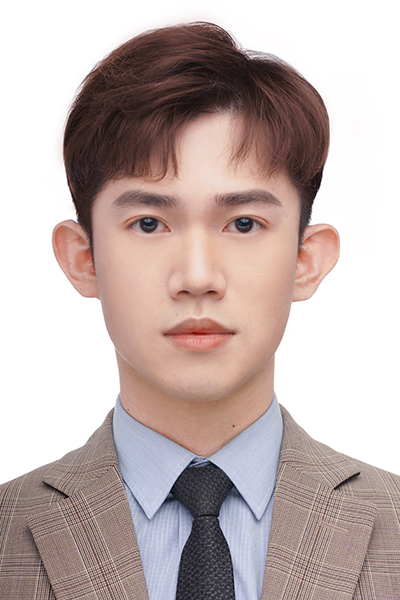
#> input picture hw3/imgA.jpg, 400 x 600 px
$ python part12.py
#> lines starting #> are read from the running program, lines starting #| are printed output that depends on the picture
import argparse
import os
import numpy as np
import matplotlib
matplotlib.use('TkAgg')
import matplotlib.pyplot as plt
from scipy.spatial import Delaunay
from skimage import draw
from scipy.ndimage import map_coordinates
from PIL import Image

HW3 = os.path.dirname(os.path.abspath(__file__))
OUT = os.path.join(HW3, 'output')
os.makedirs(OUT, exist_ok=True)


def load_images():
    imgA = np.array(Image.open(os.path.join(HW3, 'imgA.jpg')).convert('RGB'))
#> imgA is the input picture: shape (600, 400, 3); mean R, G, B 193.2, 177.3, 174.6
    imgB_pil = Image.open(os.path.join(HW3, 'imgB.jpg')).convert('RGB')
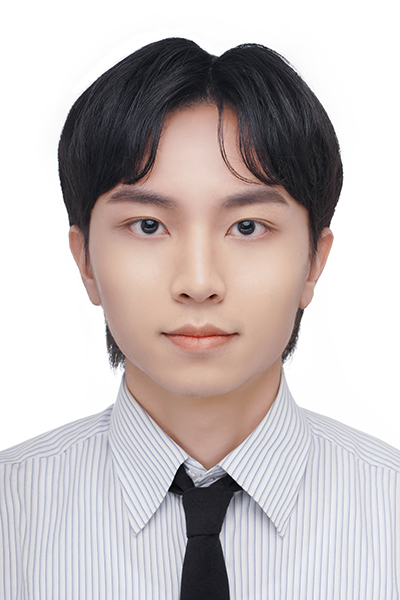
#> input picture hw3/imgB.jpg, 400 x 600 px
#> imgB_pil is the input picture: PIL image 400x600 RGB; mean R, G, B 197, 188.7, 188.6
    if (imgB_pil.height, imgB_pil.width) != imgA.shape[:2]:
        imgB_pil = imgB_pil.resize((imgA.shape[1], imgA.shape[0]))
    return imgA, np.array(imgB_pil)


def collect_keypoints(imgA, imgB):
    fig, ax = plt.subplots(figsize=(9, 7))
    ax.imshow(imgA)
    ax.set_title('Image A — click keypoints, press Enter when done')
    plt.tight_layout()
    print("Click keypoints on Image A. Press Enter when done.")
    pts_A = np.array(plt.ginput(n=-1, timeout=0)).reshape(-1, 2)
    plt.close(fig)
    if len(pts_A) == 0:
        raise RuntimeError("No keypoints collected on Image A. Please click at least one point.")

    fig, axes = plt.subplots(1, 2, figsize=(14, 6))
    axes[0].imshow(imgA)
    axes[0].set_title('Image A (reference)')
    axes[0].plot(pts_A[:, 0], pts_A[:, 1], 'r.', markersize=6)
    for i, (x, y) in enumerate(pts_A):
        axes[0].text(x + 3, y + 3, str(i), color='yellow', fontsize=7)
    axes[1].imshow(imgB)
    axes[1].set_title(f'Image B — click {len(pts_A)} matching keypoints')
    plt.tight_layout()
    print(f"Now click {len(pts_A)} matching keypoints on Image B (right panel).")
    pts_B = np.array(plt.ginput(n=len(pts_A), timeout=0)).reshape(-1, 2)
    plt.close(fig)

    return pts_A, pts_B


def add_corners(pts, shape):
    h, w = shape[:2]
    corners = np.array([[0, 0], [w - 1, 0], [0, h - 1], [w - 1, h - 1]], dtype=float)
    return np.vstack([pts, corners])


# ── Part 2 functions ─────────────────────────────────────────────────────────

def computeAffine(tri1_pts, tri2_pts):
    """
    Return 2x3 affine matrix A such that A @ [x, y, 1].T = [x', y'].T
    tri1_pts, tri2_pts: (3, 2) arrays of (x, y) vertices.
    Solve dst = A @ src  =>  A = dst @ inv(src).
    """
    ones = np.ones((3, 1))
    src = np.hstack([tri1_pts, ones]).T   # (3, 3): each column is [x, y, 1]
    dst = tri2_pts.T                       # (2, 3): rows are x', y'
    return dst @ np.linalg.inv(src)


def inverse_warp(src_img, src_pts, dst_pts, tri):
    """
    Warp src_img from src_pts geometry into dst_pts geometry.
    One loop over triangles only; pixels inside each triangle are vectorised.
    """
    h, w = src_img.shape[:2]
    n_ch = src_img.shape[2] if src_img.ndim == 3 else 1
    output = np.zeros_like(src_img, dtype=float)

    for simplex in tri.simplices:
        dst_tri = dst_pts[simplex]   # (3, 2) — (x, y) in destination space
        src_tri = src_pts[simplex]   # (3, 2) — (x, y) in source space

        # All pixel positions inside the destination triangle
        rr, cc = draw.polygon(dst_tri[:, 1], dst_tri[:, 0], shape=(h, w))
        if len(rr) == 0:
            continue

        # Inverse affine: destination coords → source coords
        A = computeAffine(dst_tri, src_tri)

        # Vectorised application of A to all (col, row) pairs at once
        coords_h = np.vstack([cc.astype(float),
                               rr.astype(float),
                               np.ones(len(rr))])   # (3, N)
        src_xy = A @ coords_h                        # (2, N): [src_x, src_y]
        src_col = src_xy[0]
        src_row = src_xy[1]

        # Interpolate source image at sub-pixel positions
        if src_img.ndim == 3:
            for c in range(n_ch):
                output[rr, cc, c] = map_coordinates(
                    src_img[:, :, c].astype(float),
                    [src_row, src_col],
                    order=1, mode='nearest'
                )
        else:
            output[rr, cc] = map_coordinates(
                src_img.astype(float),
                [src_row, src_col],
                order=1, mode='nearest'
            )

    return np.clip(output, 0, 255).astype(np.uint8)


def compute_midway_face(imgA, imgB, pts_A, pts_B, tri):
    pts_mid = (pts_A + pts_B) / 2
    warpA = inverse_warp(imgA, pts_A, pts_mid, tri)
    warpB = inverse_warp(imgB, pts_B, pts_mid, tri)
    return np.clip((warpA.astype(float) + warpB.astype(float)) / 2, 0, 255).astype(np.uint8)


# ── Main ─────────────────────────────────────────────────────────────────────

def main():
    parser = argparse.ArgumentParser()
    parser.add_argument('--reset', action='store_true',
                        help='Ignore saved keypoints and re-collect interactively')
    args = parser.parse_args()

    imgA, imgB = load_images()

    pts_path_A = os.path.join(HW3, 'pts_A.npy')
    pts_path_B = os.path.join(HW3, 'pts_B.npy')

    has_saved = os.path.exists(pts_path_A) and os.path.exists(pts_path_B)
    if has_saved and not args.reset:
        pts_A = np.load(pts_path_A)
#> (reads hw3/pts_A.npy from the repository)
        pts_B = np.load(pts_path_B)
#> (reads hw3/pts_B.npy from the repository)
        print(f"Loaded {len(pts_A)} saved keypoints. (use --reset to re-collect)")
    else:
        pts_A_raw, pts_B_raw = collect_keypoints(imgA, imgB)
        pts_A = add_corners(pts_A_raw, imgA.shape)
        pts_B = add_corners(pts_B_raw, imgB.shape)
        np.save(pts_path_A, pts_A)
        np.save(pts_path_B, pts_B)
        print(f"Saved {len(pts_A)} keypoints (including 4 corners).")

    # ── Part 1: Triangulation on midpoints ───────────────────────────────────
    pts_mid = (pts_A + pts_B) / 2
    tri = Delaunay(pts_mid)

    fig, ax = plt.subplots(figsize=(8, 6))
    ax.imshow(imgA)
    ax.triplot(pts_mid[:, 0], pts_mid[:, 1], tri.simplices,
               color='lime', linewidth=0.8)
    ax.plot(pts_A[:, 0], pts_A[:, 1], 'r.', markersize=4)
    ax.set_title('Delaunay triangulation (midpoints) overlaid on Image A')
    ax.axis('off')
    plt.tight_layout()
    plt.savefig(os.path.join(OUT, 'triangulation.png'), dpi=150, bbox_inches='tight')
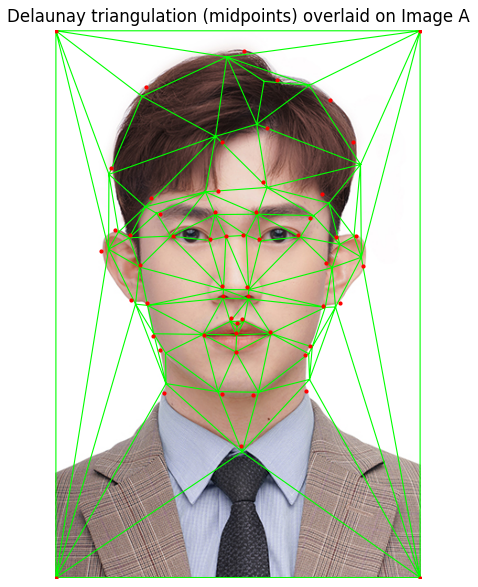
#> figure drawn by matplotlib, 1 panel
    plt.close()
    print("Saved output/triangulation.png")

    # ── Part 2: Mid-way face ──────────────────────────────────────────────────
    midway = compute_midway_face(imgA, imgB, pts_A, pts_B, tri)
#> after the loop in inverse_warp, `for simplex in tri.simplices:`:
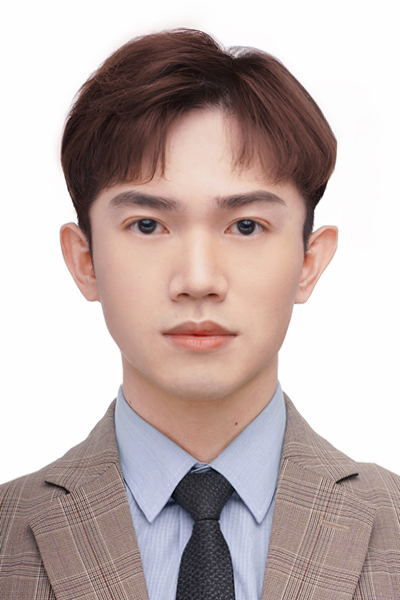
#> output: shape (600, 400, 3) float64; mean R, G, B 194.3, 178.6, 175.9; drawn with min black and max white
#> after the loop in inverse_warp (call 2), `for simplex in tri.simplices:`:
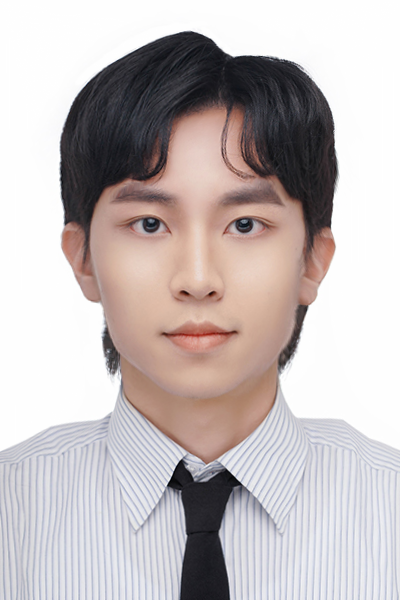
#> output: shape (600, 400, 3) float64; mean R, G, B 195.3, 186.9, 186.8; drawn with min black and max white
#> in compute_midway_face, `return np.clip((warpA.astype(float) + warpB.astype(float)) / 2, 0, 255..`:
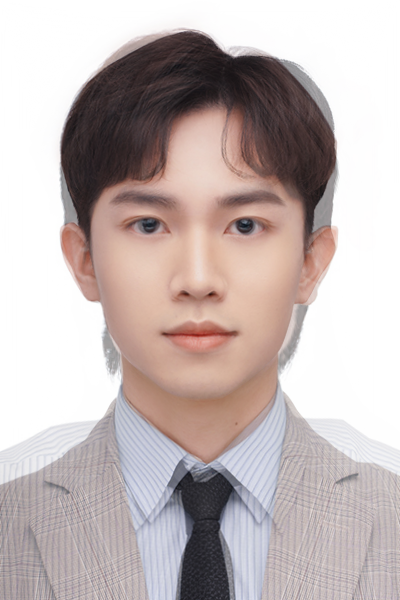
#> returned value: shape (600, 400, 3); mean of channels 0, 1, 2 194.2, 182.2, 180.8; drawn as R, G, B
    Image.fromarray(midway).save(os.path.join(OUT, 'midway_face.png'))
    print("Saved output/midway_face.png")

    fig, axes = plt.subplots(1, 3, figsize=(15, 5))
    for ax, img, title in zip(axes,
                               [imgA, midway, imgB],
                               ['Image A', 'Midway Face', 'Image B']):
        ax.imshow(img)
        ax.set_title(title)
        ax.axis('off')
#> this loop made 3 passes
#> title on passes 1 to 3: 'Image A', 'Midway Face', 'Image B'
    plt.tight_layout()
    plt.savefig(os.path.join(OUT, 'result.png'), dpi=150, bbox_inches='tight')
    plt.close()
    print("Saved output/result.png")


if __name__ == '__main__':
    main()
